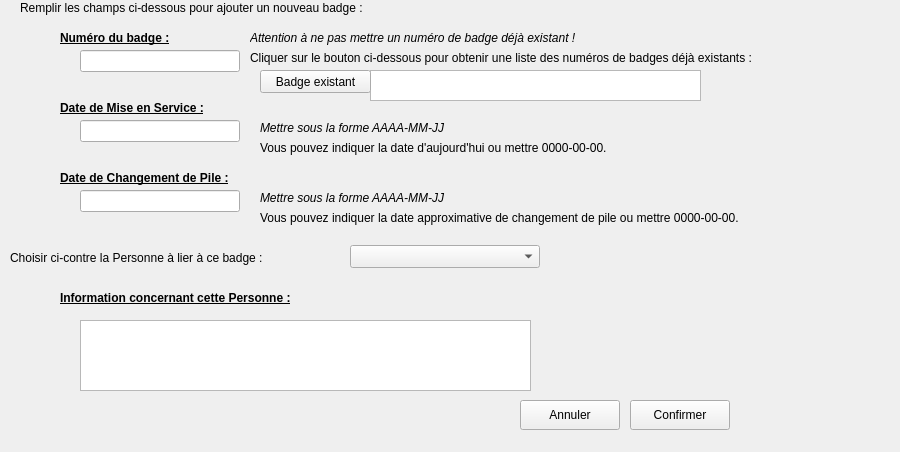
      <widget class="QWidget" name="page">
       <property name="geometry">
        <rect>
         <x>0</x>
         <y>0</y>
         <width>900</width>
         <height>452</height>
        </rect>
       </property>
       <attribute name="label">
        <string>Lier un Badge à une Personne</string>
       </attribute>
       <widget class="QLabel" name="label_9">
        <property name="geometry">
         <rect>
          <x>20</x>
          <y>0</y>
          <width>421</width>
          <height>16</height>
         </rect>
        </property>
        <property name="text">
         <string>Remplir les champs ci-dessous pour ajouter un nouveau badge :</string>
        </property>
       </widget>
       <widget class="QLabel" name="label_10">
        <property name="geometry">
         <rect>
          <x>60</x>
          <y>30</y>
          <width>121</width>
          <height>16</height>
         </rect>
        </property>
        <property name="font">
         <font>
          <weight>75</weight>
          <bold>true</bold>
          <underline>true</underline>
         </font>
        </property>
        <property name="text">
         <string>Numéro du badge :</string>
        </property>
       </widget>
       <widget class="QLabel" name="label_11">
        <property name="geometry">
         <rect>
          <x>60</x>
          <y>100</y>
          <width>181</width>
          <height>16</height>
         </rect>
        </property>
        <property name="font">
         <font>
          <weight>75</weight>
          <bold>true</bold>
          <underline>true</underline>
         </font>
        </property>
        <property name="text">
         <string>Date de Mise en Service :</string>
        </property>
       </widget>
       <widget class="QLabel" name="label_12">
        <property name="geometry">
         <rect>
          <x>60</x>
          <y>170</y>
          <width>211</width>
          <height>16</height>
         </rect>
        </property>
        <property name="font">
         <font>
          <weight>75</weight>
          <bold>true</bold>
          <underline>true</underline>
         </font>
        </property>
        <property name="text">
         <string>Date de Changement de Pile :</string>
        </property>
       </widget>
       <widget class="QLineEdit" name="lEditNumBadgeLier">
        <property name="geometry">
         <rect>
          <x>80</x>
          <y>50</y>
          <width>160</width>
          <height>22</height>
         </rect>
        </property>
       </widget>
       <widget class="QLineEdit" name="lEditDateServiceLier">
        <property name="geometry">
         <rect>
          <x>80</x>
          <y>120</y>
          <width>160</width>
          <height>22</height>
         </rect>
        </property>
       </widget>
       <widget class="QLineEdit" name="lEditDatePileLier">
        <property name="geometry">
         <rect>
          <x>80</x>
          <y>190</y>
          <width>160</width>
          <height>22</height>
         </rect>
        </property>
       </widget>
       <widget class="QTextEdit" name="txtBadgeExistant">
        <property name="enabled">
         <bool>true</bool>
        </property>
        <property name="geometry">
         <rect>
          <x>370</x>
          <y>70</y>
          <width>331</width>
          <height>31</height>
         </rect>
        </property>
        <property name="cursor" stdset="0">
         <cursorShape>ForbiddenCursor</cursorShape>
        </property>
        <property name="readOnly">
         <bool>true</bool>
        </property>
       </widget>
       <widget class="QPushButton" name="btBadgeExistant">
        <property name="geometry">
         <rect>
          <x>260</x>
          <y>70</y>
          <width>111</width>
          <height>23</height>
         </rect>
        </property>
        <property name="text">
         <string>Badge existant</string>
        </property>
       </widget>
       <widget class="QLabel" name="label_13">
        <property name="geometry">
         <rect>
          <x>250</x>
          <y>30</y>
          <width>381</width>
          <height>16</height>
         </rect>
        </property>
        <property name="font">
         <font>
          <italic>true</italic>
         </font>
        </property>
        <property name="text">
         <string>Attention à ne pas mettre un numéro de badge déjà existant !</string>
        </property>
       </widget>
       <widget class="QLabel" name="label_14">
        <property name="geometry">
         <rect>
          <x>250</x>
          <y>50</y>
          <width>581</width>
          <height>16</height>
         </rect>
        </property>
        <property name="text">
         <string>Cliquer sur le bouton ci-dessous pour obtenir une liste des numéros de badges déjà existants :</string>
        </property>
       </widget>
       <widget class="QLabel" name="label_15">
        <property name="geometry">
         <rect>
          <x>260</x>
          <y>120</y>
          <width>381</width>
          <height>16</height>
         </rect>
        </property>
        <property name="font">
         <font>
          <italic>true</italic>
         </font>
        </property>
        <property name="text">
         <string>Mettre sous la forme AAAA-MM-JJ</string>
        </property>
       </widget>
       <widget class="QLabel" name="label_16">
        <property name="geometry">
         <rect>
          <x>260</x>
          <y>140</y>
          <width>561</width>
          <height>16</height>
         </rect>
        </property>
        <property name="text">
         <string>Vous pouvez indiquer la date d'aujourd'hui ou mettre 0000-00-00.</string>
        </property>
       </widget>
       <widget class="QLabel" name="label_17">
        <property name="geometry">
         <rect>
          <x>260</x>
          <y>190</y>
          <width>381</width>
          <height>16</height>
         </rect>
        </property>
        <property name="font">
         <font>
          <italic>true</italic>
         </font>
        </property>
        <property name="text">
         <string>Mettre sous la forme AAAA-MM-JJ</string>
        </property>
       </widget>
       <widget class="QLabel" name="label_18">
        <property name="geometry">
         <rect>
          <x>260</x>
          <y>210</y>
          <width>561</width>
          <height>16</height>
         </rect>
        </property>
        <property name="text">
         <string>Vous pouvez indiquer la date approximative de changement de pile ou mettre 0000-00-00.</string>
        </property>
       </widget>
       <widget class="QPushButton" name="btOkLier">
        <property name="geometry">
         <rect>
          <x>630</x>
          <y>400</y>
          <width>100</width>
          <height>30</height>
         </rect>
        </property>
        <property name="text">
         <string>Confirmer</string>
        </property>
        <property name="icon">
         <iconset>
          <normaloff>ressources/bt_ok.png</normaloff>ressources/bt_ok.png</iconset>
        </property>
       </widget>
       <widget class="QPushButton" name="btAnnulerLier">
        <property name="geometry">
         <rect>
          <x>520</x>
          <y>400</y>
          <width>100</width>
          <height>30</height>
         </rect>
        </property>
        <property name="text">
         <string>Annuler</string>
        </property>
        <property name="icon">
         <iconset>
          <normaloff>ressources/ButtonClose.png</normaloff>ressources/ButtonClose.png</iconset>
        </property>
       </widget>
       <widget class="QLabel" name="label_8">
        <property name="geometry">
         <rect>
          <x>840</x>
          <y>0</y>
          <width>51</width>
          <height>51</height>
         </rect>
        </property>
        <property name="text">
         <string/>
        </property>
        <property name="pixmap">
         <pixmap>ressources/new.png</pixmap>
        </property>
       </widget>
       <widget class="QLabel" name="label_39">
        <property name="geometry">
         <rect>
          <x>10</x>
          <y>250</y>
          <width>321</width>
          <height>16</height>
         </rect>
        </property>
        <property name="text">
         <string>Choisir ci-contre la Personne à lier à ce badge :</string>
        </property>
       </widget>
       <widget class="QComboBox" name="cBoxPersonneLier">
        <property name="geometry">
         <rect>
          <x>350</x>
          <y>245</y>
          <width>190</width>
          <height>23</height>
         </rect>
        </property>
       </widget>
       <widget class="QLabel" name="label_40">
        <property name="geometry">
         <rect>
          <x>60</x>
          <y>290</y>
          <width>281</width>
          <height>16</height>
         </rect>
        </property>
        <property name="font">
         <font>
          <weight>75</weight>
          <bold>true</bold>
          <underline>true</underline>
         </font>
        </property>
        <property name="text">
         <string>Information concernant cette Personne :</string>
        </property>
       </widget>
       <widget class="QTextEdit" name="txtInfoPersonne">
        <property name="geometry">
         <rect>
          <x>80</x>
          <y>320</y>
          <width>451</width>
          <height>71</height>
         </rect>
        </property>
        <property name="cursor" stdset="0">
         <cursorShape>ForbiddenCursor</cursorShape>
        </property>
        <property name="readOnly">
         <bool>true</bool>
        </property>
       </widget>
       <zorder>label_8</zorder>
       <zorder>label_9</zorder>
       <zorder>label_10</zorder>
       <zorder>label_11</zorder>
       <zorder>label_12</zorder>
       <zorder>lEditNumBadgeLier</zorder>
       <zorder>lEditDateServiceLier</zorder>
       <zorder>lEditDatePileLier</zorder>
       <zorder>txtBadgeExistant</zorder>
       <zorder>btBadgeExistant</zorder>
       <zorder>label_13</zorder>
       <zorder>label_14</zorder>
       <zorder>label_15</zorder>
       <zorder>label_16</zorder>
       <zorder>label_17</zorder>
       <zorder>label_18</zorder>
       <zorder>btOkLier</zorder>
       <zorder>btAnnulerLier</zorder>
       <zorder>label_39</zorder>
       <zorder>cBoxPersonneLier</zorder>
       <zorder>label_40</zorder>
       <zorder>txtInfoPersonne</zorder>
      </widget>
